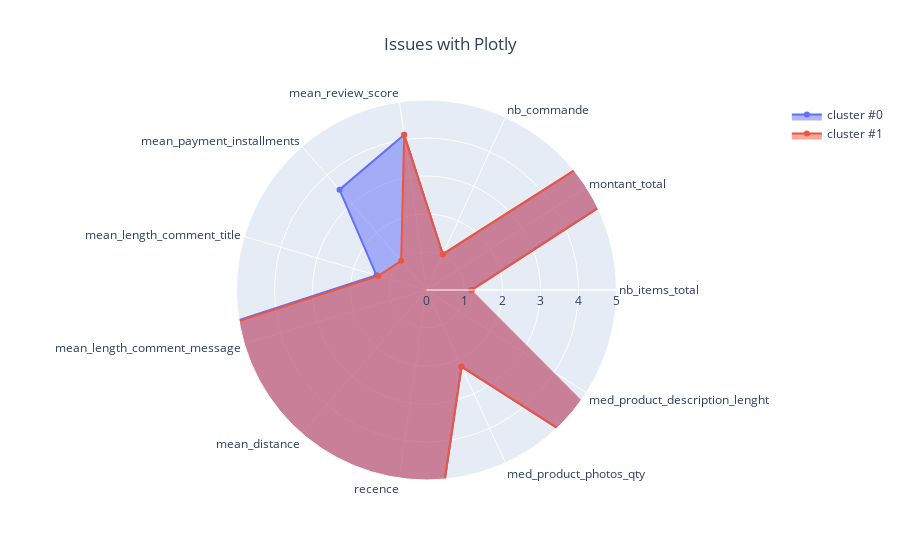

The notebook cell saved with this chart:
### Code cell
import plotly.graph_objects as go

categories = result.columns
fig = go.Figure()

for g in result.index:
    fig.add_trace(go.Scatterpolar(
        r = result.loc[g].values,
        theta = categories,
        fill = 'toself',
        name = f'cluster #{g}'
    ))

fig.update_layout(
  polar=dict(
    radialaxis=dict(
      visible=True,
      range=[0, 5] # here we can define the range
    )),
  showlegend=True,
    title="Issues with Plotly",
    title_x=0.5
)

fig.show()

### Figure 1 — Plotly figure (JSON) as saved in the notebook; plotly's stock layout.template omitted (floating-point values rounded to 4 significant figures)
{"data": [{"fill": "toself", "name": "cluster #0", "r": [1.175, 170.9, 1.033, 4.125, 3.495, 1.372, 27.2, 5.585, 291.3, 2.219, 783.6], "theta": ["nb_items_total", "montant_total", "nb_commande", "mean_review_score", "mean_payment_installments", "mean_length_comment_title", "mean_length_comment_message", "mean_distance", "recence", "med_product_photos_qty", "med_product_description_lenght"], "type": "scatterpolar"}, {"fill": "toself", "name": "cluster #1", "r": [1.197, 146.7, 1.036, 4.127, 1.017, 1.318, 27.02, 5.598, 297.3, 2.217, 785.0], "theta": ["nb_items_total", "montant_total", "nb_commande", "mean_review_score", "mean_payment_installments", "mean_length_comment_title", "mean_length_comment_message", "mean_distance", "recence", "med_product_photos_qty", "med_product_description_lenght"], "type": "scatterpolar"}], "layout": {"polar": {"radialaxis": {"range": [0, 5], "visible": true}}, "showlegend": true, "title": {"text": "Issues with Plotly", "x": 0.5}}}
